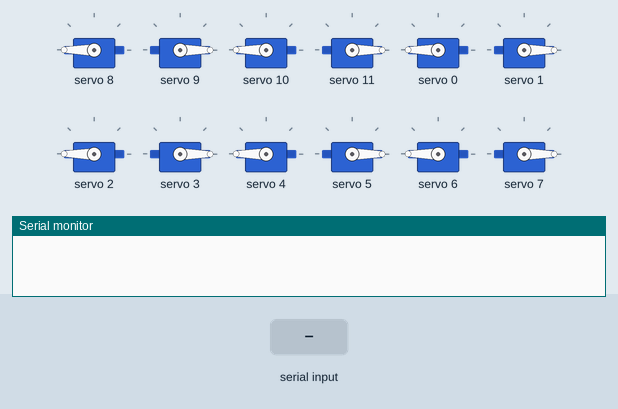
Simulated run of this sketch. Board: Arduino Uno, built with avr-gcc and run on an emulated ATmega328P. Shown: 12 × servo, the last lines printed to the serial monitor. The test bench sets the inputs (shaded band).

Above: at 0.83 s.
1.3 s: "." received over Serial
At 2.38 s:
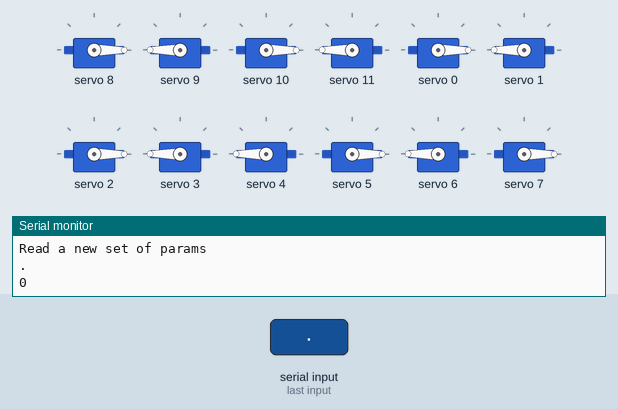
4.3 s: "30,150\n" received over Serial
At 5.68 s:
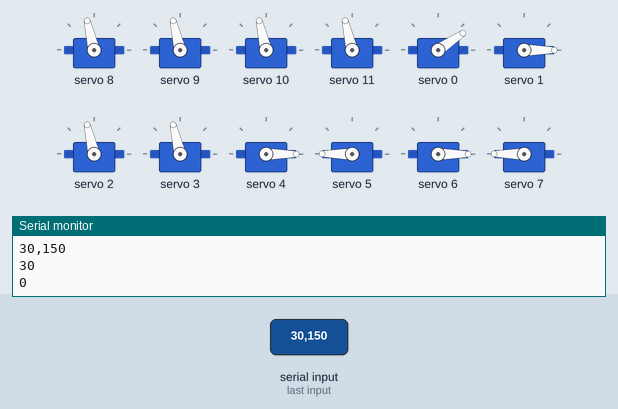
7.3 s: "90,45\n" received over Serial
At 8.68 s:
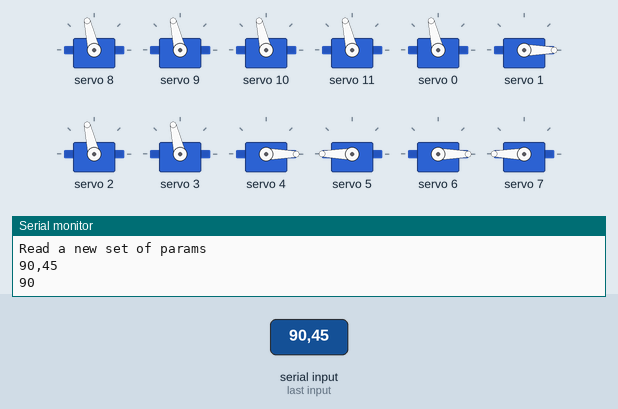
10.3 s: "1\n" received over Serial
At 11.68 s:
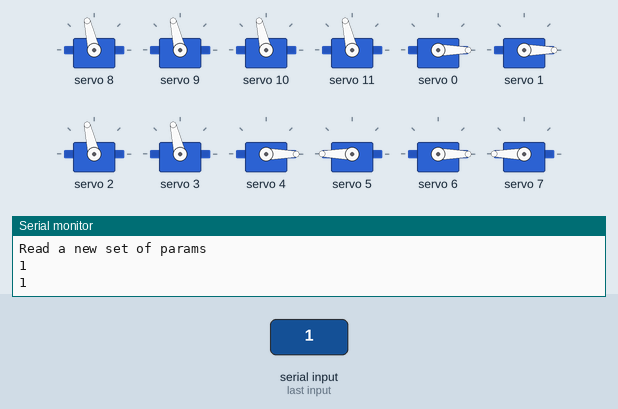
13.3 s: "200\n" received over Serial
16.3 s: "0\n" received over Serial
Timing chart, 0 to 20.3 s (numbered marks = the images above; inputs shaded):
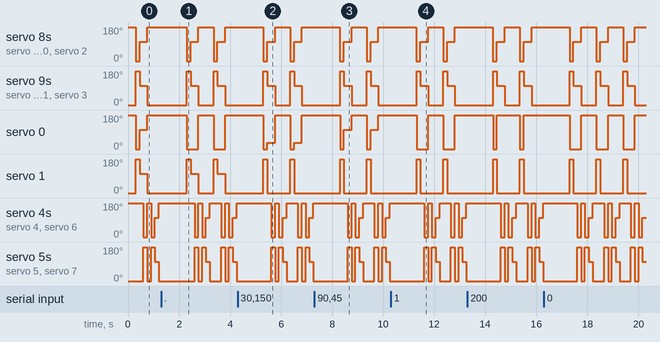

Measured:
- by itself, servo 8, servo 10, servo 2: repeats every 1.1 s: 103° 0.31 s, 180° 0.59 s, 0° 0.15 s
- by itself, servo 9, servo 11, servo 3: repeats every 1.1 s: 103° 0.31 s, 0° 0.59 s, 180° 0.15 s
- by itself, servo 0: alternates 180° for 0.59 s and 0° for 0.46 s
- by itself, servo 1: alternates 180° for 0.15 s and 0° for 0.90 s
- by itself, servo 4, servo 6: repeats every 1.1 s: 180° 0.14 s, 0° 0.15 s, 103° 0.16 s, 180° 0.44 s, 0° 0.16 s
- by itself, servo 5, servo 7: repeats every 1.1 s: 0° 0.14 s, 180° 0.15 s, 103° 0.16 s, 0° 0.44 s, 180° 0.16 s

The sketch:

stone_gait_9_29.ino
```cpp
#include <Adafruit_PWMServoDriver.h>

#include <Servo.h>

#include <Wire.h>

#include <NoDelay.h>


Adafruit_PWMServoDriver pwm = Adafruit_PWMServoDriver();

#define SERVOMIN  110 // This is the 'minimum' pulse length count (out of 4096)
#define SERVOMAX  550 // This is the 'maximum' pulse length count (out of 4096)
#define USMIN  600 // This is the rounded 'minimum' microsecond length based on the minimum pulse of 150
#define USMAX  2400 // This is the rounded 'maximum' microsecond length based on the maximum pulse of 600
#define SERVO_FREQ 50 // Analog servos run at ~50 Hz updates

uint8_t servonum = 0;
noDelay gait(150);
uint8_t count = 0;

float p_0 = 90;
float p_1 = 90;
float p_2 = 90;
float p_3 = 90;
float p_4 = 90;
float p_5 = 90;
float p_6 = 90;
float p_7 = 90;
float p_8 = 90;
float p_9 = 90;
float p_10 = 90;
float p_11 = 90;
float p_12 = 90;
float p_13 = 90;
float p_14 = 90;
float p_15 = 90;

float s_0 = 90;
float s_1 = 90;
float s_2 = 90;
float s_3 = 90;
float s_4 = 90;
float s_5 = 90;
float s_6 = 90;
float s_7 = 90;
float s_8 = 90;
float s_9 = 90;
float s_10 = 90;
float s_11 = 90;
float s_12 = 90;
float s_13 = 90;
float s_14 = 90;
float s_15 = 90;

uint16_t Ary[] = {90, 90, 90, 90, 90, 90, 90, 90, 90, 90, 90, 90, 90, 90, 90, 90};

void AC(int a_0, int a_1, int a_2, int a_3, int c_8, int c_9, int c_10, int c_11){
    a_0 = constrain(a_0, 0, 180);
    a_1 = constrain(a_1, 0, 180);
    a_2 = constrain(a_2, 0, 180);
    a_3 = constrain(a_3, 0, 180);

    c_8 = constrain(c_8, 0, 180);
    c_9 = constrain(c_9, 0, 180);
    c_10 = constrain(c_10, 0, 180);
    c_11 = constrain(c_11, 0, 180);

    uint16_t pulselen = map(c_8, 0, 180, SERVOMIN, SERVOMAX); pwm.setPWM(8, 0, pulselen);
    pulselen = map(c_9, 0, 180, SERVOMIN, SERVOMAX); pwm.setPWM(9, 0, pulselen);
    pulselen = map(c_10, 0, 180, SERVOMIN, SERVOMAX); pwm.setPWM(10, 0, pulselen);
    pulselen = map(c_11, 0, 180, SERVOMIN, SERVOMAX); pwm.setPWM(11, 0, pulselen);

    pulselen = map(a_0, 0, 180, SERVOMIN, SERVOMAX); pwm.setPWM(0, 0, pulselen);
    pulselen = map(a_1, 0, 180, SERVOMIN, SERVOMAX); pwm.setPWM(1, 0, pulselen);
    pulselen = map(a_2, 0, 180, SERVOMIN, SERVOMAX); pwm.setPWM(2, 0, pulselen);
    pulselen = map(a_3, 0, 180, SERVOMIN, SERVOMAX); pwm.setPWM(3, 0, pulselen);
}

void BD(int b_4, int b_5, int b_6, int b_7, int d_12, int d_13, int d_14, int d_15){
    b_4 = constrain(b_4, 0, 180);
    b_5 = constrain(b_5, 0, 180);
    b_6 = constrain(b_6, 0, 180);
    b_7 = constrain(b_7, 0, 180);

    d_12 = constrain(d_12, 0, 180);
    d_13 = constrain(d_13, 0, 180);
    d_14 = constrain(d_14, 0, 180);
    d_15 = constrain(d_15, 0, 180);

    uint16_t pulselen = map(b_4, 0, 180, SERVOMIN, SERVOMAX); pwm.setPWM(4, 0, pulselen);
    pulselen = map(b_5, 0, 180, SERVOMIN, SERVOMAX); pwm.setPWM(5, 0, pulselen);
    pulselen = map(b_6, 0, 180, SERVOMIN, SERVOMAX); pwm.setPWM(6, 0, pulselen);
    pulselen = map(b_7, 0, 180, SERVOMIN, SERVOMAX); pwm.setPWM(7, 0, pulselen);

    pulselen = map(d_12, 0, 180, SERVOMIN, SERVOMAX); pwm.setPWM(12, 0, pulselen);
    pulselen = map(d_13, 0, 180, SERVOMIN, SERVOMAX); pwm.setPWM(13, 0, pulselen);
    pulselen = map(d_14, 0, 180, SERVOMIN, SERVOMAX); pwm.setPWM(14, 0, pulselen);
    pulselen = map(d_15, 0, 180, SERVOMIN, SERVOMAX); pwm.setPWM(15, 0, pulselen);
}


void setup() {
  // put your setup code here, to run once:
  Serial.begin(115200);

  pwm.begin();
  pwm.setOscillatorFrequency(27000000);
  pwm.setPWMFreq(SERVO_FREQ);  // Analog servos run at ~50 Hz updates
}

void loop() {
  // put your main code here, to run repeatedly:
  uint8_t angle_odd = 90;
  uint8_t angle_even = 90;
  uint8_t angle_nominal = 90;
  uint8_t angle_max = 180;
  uint8_t angle_min = 0;

  if (Serial.available() > 0){

    String params = Serial.readString();
    Serial.println("Read a new set of params");
    Serial.println(params);
    uint8_t i=0, j=0;
    while ( j<params.length()){
      if (params.charAt(j)==',' || params.charAt(j)=='[' || params.charAt(j)==']' || params.charAt(j)==' ' || params.charAt(j)=='\''){
      }
      else {
        uint8_t b=0;
        while( b < 3){
          if (params.charAt(j+b)=='.'){
            break;
          }
          else{
            b++;
          }
        }
        String num = params.substring(j, j+b);
        Ary[i] = num.toInt();
//        Serial.println(i);
        Serial.println(Ary[i]);
        i++;
        j=j+b+2;
       }
    j++;
    }
  }

  p_0 = Ary[0];
  p_1 = Ary[1];
  p_2 = Ary[2];
  p_3 = Ary[3];
  p_4 = Ary[4];
  p_5 = Ary[5];
  p_6 = Ary[6];
  p_7 = Ary[7];
  p_8 = Ary[8];
  p_9 = Ary[9];
  p_10 = Ary[10];
  p_11 = Ary[11];
  p_12 = Ary[12];
  p_13 = Ary[13];
  p_14 = Ary[14];
  p_15 = Ary[15];

  s_0 = 2*(90 - p_0) + p_0;
  s_1 = 2*(90 - p_1) + p_1;
  s_2 = 2*(90 - p_2) + p_2;
  s_3 = 2*(90 - p_3) + p_3;
  s_4 = 2*(90 - p_4) + p_4;
  s_5 = 2*(90 - p_5) + p_5;
  s_6 = 2*(90 - p_6) + p_6;
  s_7 = 2*(90 - p_7) + p_7;
  s_8 = 2*(90 - p_8) + p_8;
  s_9 = 2*(90 - p_9) + p_9;
  s_10 = 2*(90 - p_10) + p_10;
  s_11 = 2*(90 - p_11) + p_11;
  s_12 = 2*(90 - p_12) + p_12;
  s_13 = 2*(90 - p_13) + p_13;
  s_14 = 2*(90 - p_14) + p_14;
  s_15 = 2*(90 - p_15) + p_15;

  if (gait.update()){
    switch(count){
      case 0:

        // Expand all
        AC(180, 0, 180, 0, 180, 0, 180, 0);
        BD(180, 0, 180, 0, 180, 0, 180, 0);
        break;
      case 1:

        // Contract AC
        AC(0, 180, 0, 180, 0, 180, 0, 180);
        break;
      case 2:

        // Bend AC
        AC(p_0, p_1, p_2, p_3, p_8, p_9, p_10, p_11);
        break;
      case 3:

        // Contract BD
        BD(0, 180, 0, 180, 0, 180, 0, 180);
        break;
      case 4:

        // Expand all
        AC(180, 0, 180, 0, 180, 0, 180, 0);
        BD(180, 0, 180, 0, 180, 0, 180, 0);
        break;
      case 5:

        // Contract BD
        BD(0, 180, 0, 180, 0, 180, 0, 180);
        break;
      case 6:

        // Bend BD
        BD(p_4, p_5, p_6, p_7, p_12, p_13, p_14, p_15);
        break;
    }
    if (count == 6){
      count = 0;
    }
    else{
      count++;
    }
  }

}
```
